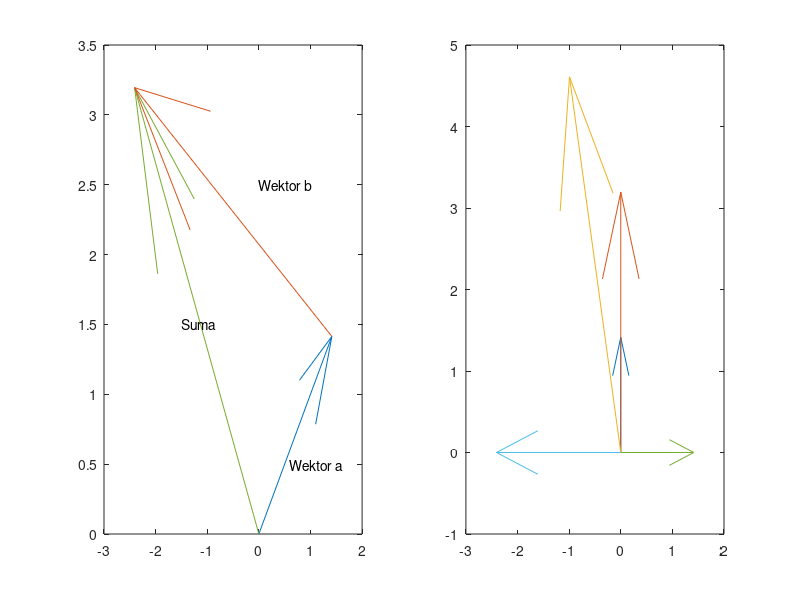

This chart was generated by the following MATLAB code:

a = 2;
kat_a = pi/4;
b = 4;
kat_b = 127*pi/180;

x_a = a*cos(kat_a);
y_a = a*sin(kat_a);
x_b = b*cos(kat_b);
y_b = b*sin(kat_b);

subplot(1,2,1);

quiver(0,0,x_a,y_a,1);
text(0.6,0.5,'Wektor a')
hold on;
quiver(0,0,x_b,y_b,1);
text(-1.5,1.5,'Suma')
quiver(x_a,y_a,x_b - x_a,y_b - y_a,1);
text(0,2.5,'Wektor b');

subplot(1,2,2);
quiver(0,0,0,y_a,1);
hold on;
quiver(0,0,x_a,0,1);
quiver(0,0,0,y_b,1);
quiver(0,0,x_b,0,1);
quiver(0,0,x_a+x_b,y_a+y_b,1)